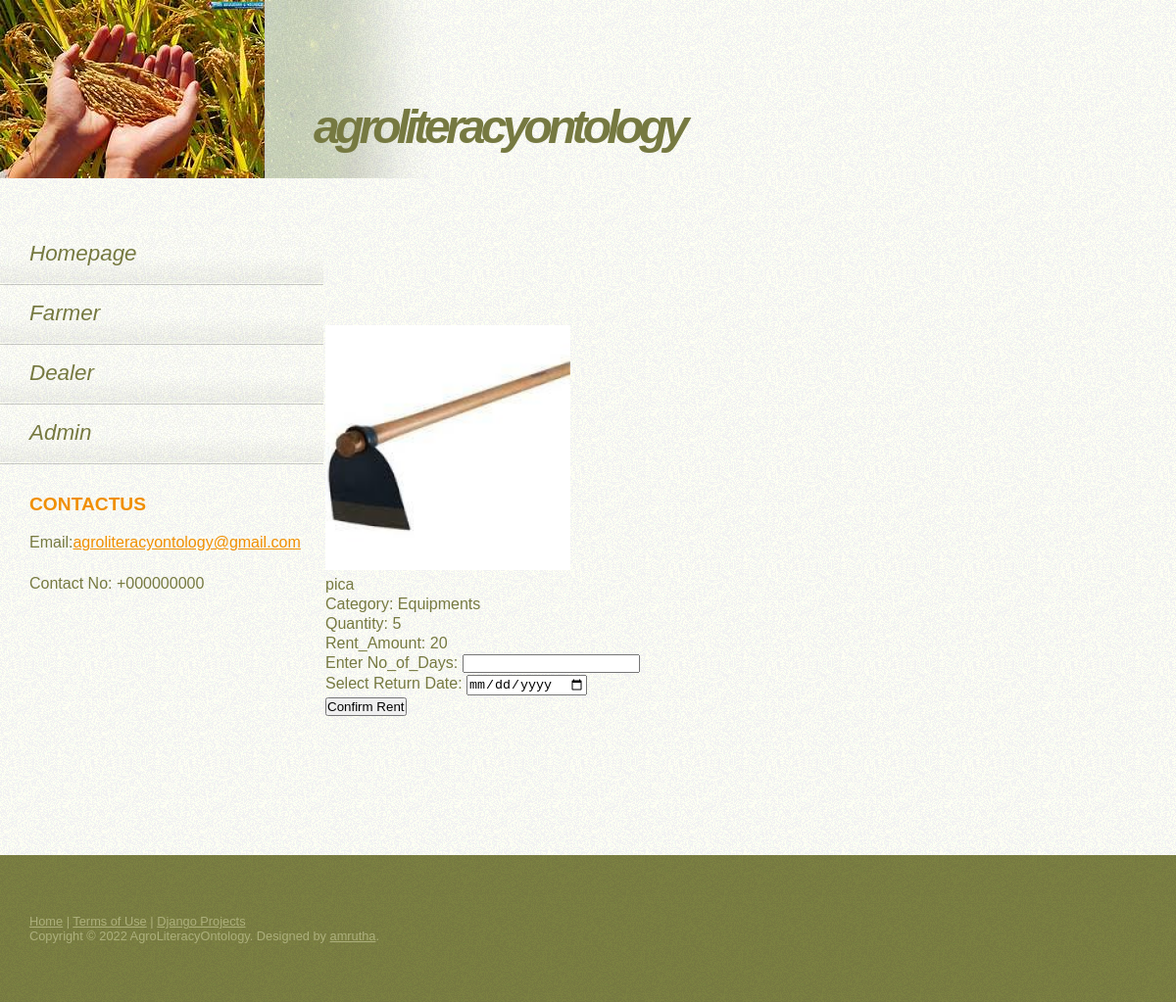
The page /show_single_equipment/7/ (signed in) on the database its author committed.
### ontology/models.py (models this page shows, shortened)
class Product(models.Model):
    OwnerId = models.PositiveIntegerField()
    OwnerName = models.CharField(max_length=100)
    Category = models.ForeignKey(Category,on_delete=models.CASCADE,null=True)
    Name = models.CharField(max_length=40)
    Price = models.PositiveIntegerField()
    Rent_Amount = models.PositiveIntegerField()
    Quantity = models.PositiveIntegerField()
    Photo = models.ImageField()
    Use = models.TextField()

class Category(models.Model):
    Name = models.CharField(max_length=50)
    Photo = models.ImageField()

### ontology/views.py (the view)
# urls.py: path('show_single_equipment/<int:id>/', views.show_single_equipment, name='show_single_equipment'),
def show_single_equipment(request,id):
    fid = request.session['sid']
    farmer = Farmer.objects.get(id=fid)
    product = Product.objects.get(id=id)
    return render(request,'ontology/show_single_equipment.html',{'farmer': farmer,'product': product})

### ontology/templates/ontology/show_single_equipment.html (shortened to what this page needs)
<!DOCTYPE html>
{% extends 'ontology/base.html' %}
{% load static %}
{% block content %}
	<div style="margin-top: 100px; margin-left: 300px;margin-bottom: 140px;text-align: left;">
		<form action="{% url 'ontology:farmer_rent_equipment' product.id %}" method="post" enctype="multipart/form-data">
		<table>
			{% if product %}
			<tr>
				<td><img src="{{ product.Photo.url }}" style="width:250px;height:250px"></td>
			</tr>
			<tr>
				<td>{{ product.Name }}</td>
			</tr>
			<tr>
				<td>Category:  {{ product.Category.Name }}</td>
			</tr>
			<tr>
				<td>Quantity: {{ product.Quantity }}</td>
			</tr>
			<tr>
				<td>Rent_Amount: {{ product.Rent_Amount }}</td>
			</tr>
			<tr>
				<td>Enter No_of_Days: <input type="text" name="No_of_Days"></td>
			</tr>
			<tr>
				<td>Select Return Date: <input type="date" name="Return_Date"></td>
			</tr>
			<tr>
				<td><input type="submit" value="Confirm Rent"></td>
			</tr>
			{% endif %}
		</table>
		</form>	</div>
	{% endblock %}

### static/default.css (style rules this page uses)
* { margin: 0; padding: 0; }
body { background: #FFFEF5 url(images/img01.gif); font-family: "Trebuchet MS", Arial, Helvetica, sans-serif; color: #767941; }

### rows shown on the page
Product: Photo (picture), Name "pica", Category.Name "Equipments", Quantity "5", Rent_Amount "20"
